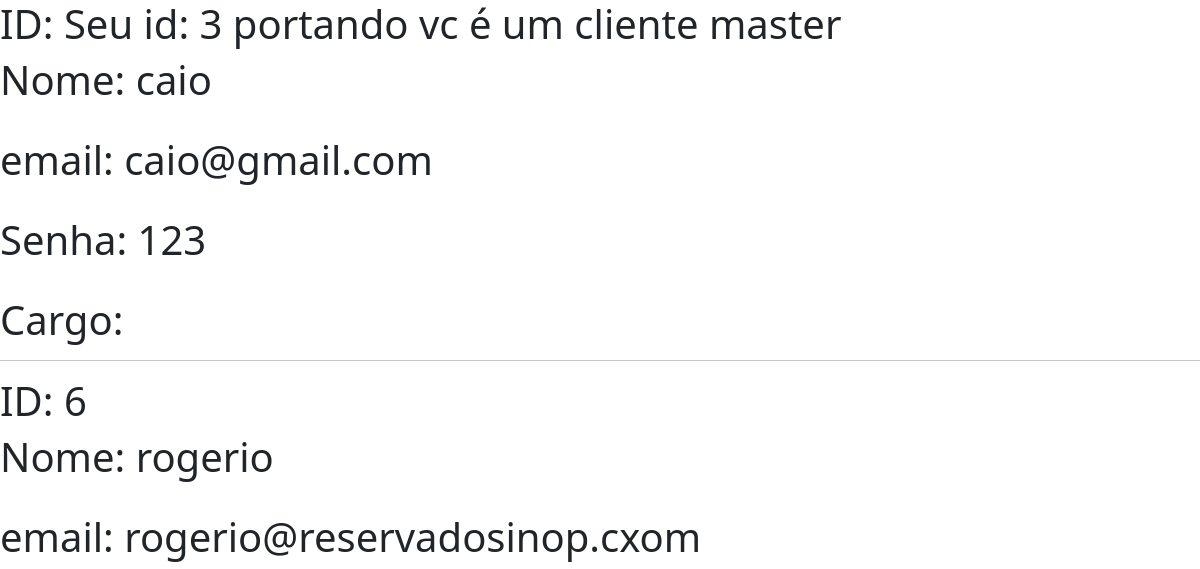
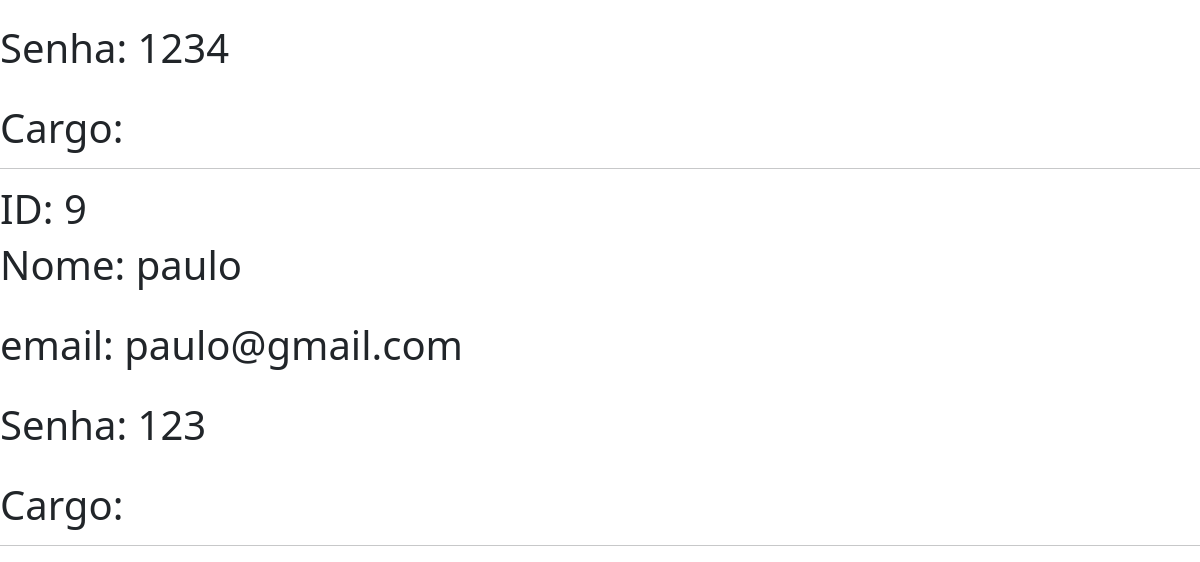
The page /listar on the database as committed earlier (2 pictures, top to bottom).
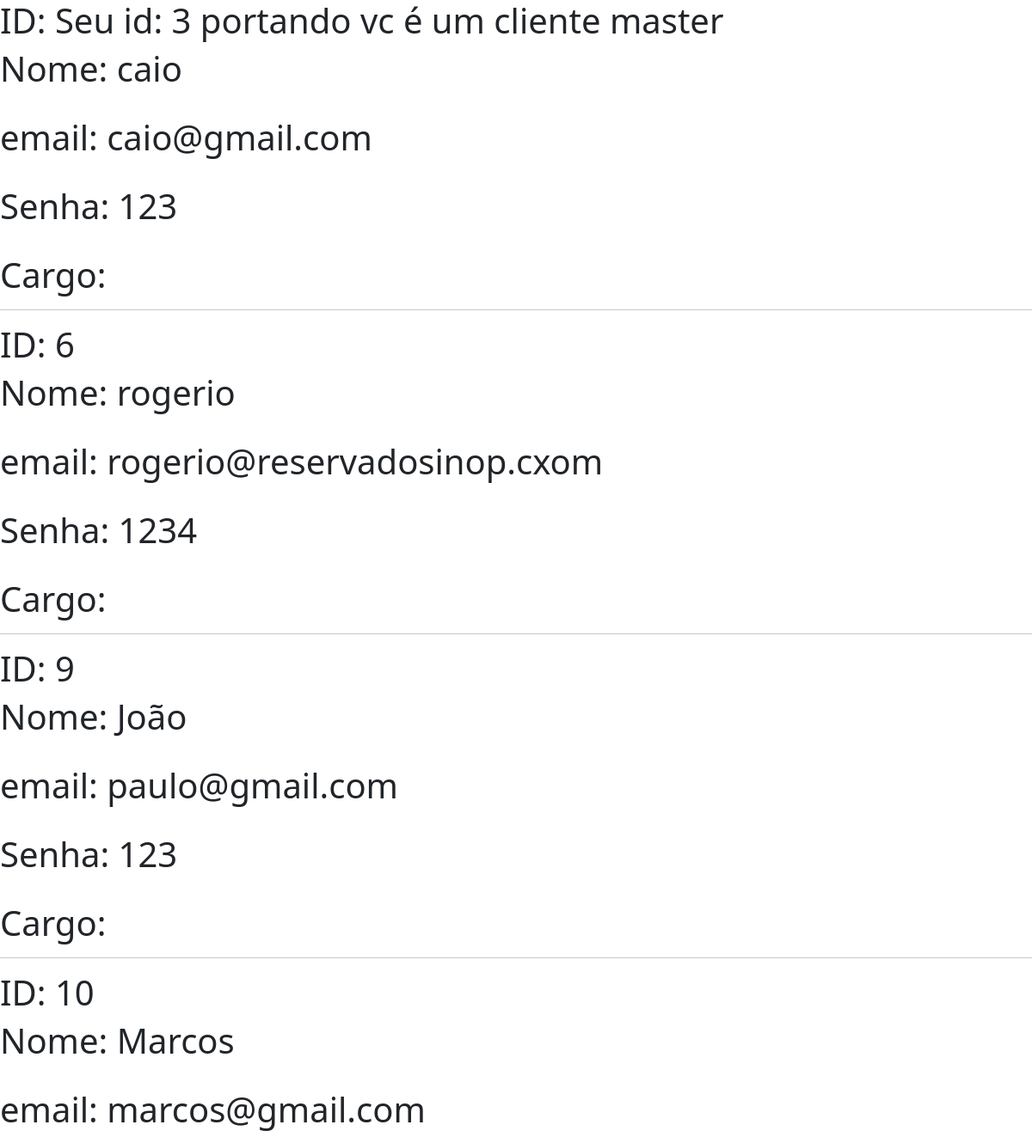
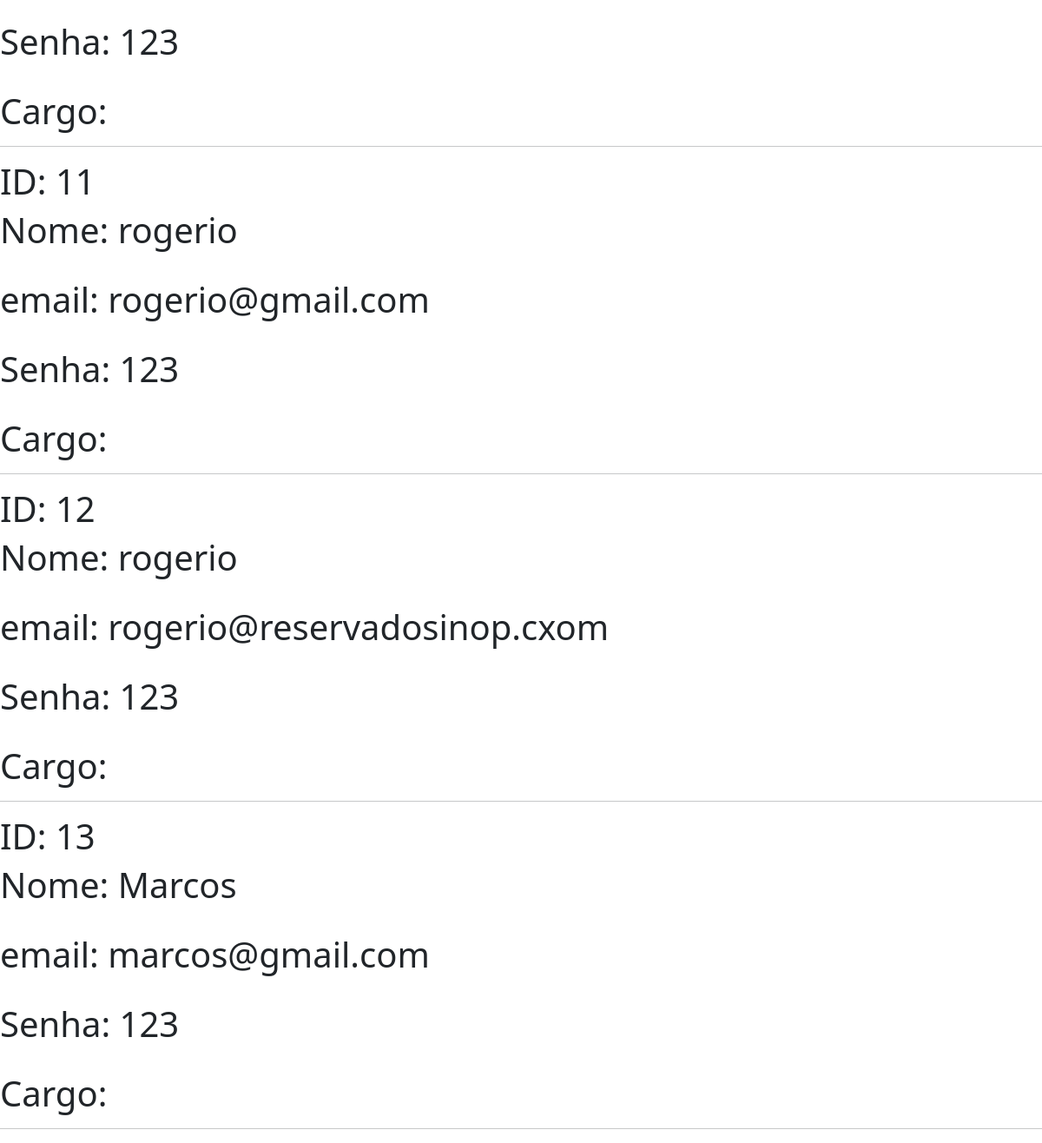
The same page on the database as committed later (2 pictures, top to bottom).
### autenticacao/models.py (models this page shows, shortened)
class Pessoa(models.Model):
    foto = models.ImageField(upload_to='foto')
    nome = models.CharField(max_length=100)
    sobrenome = models.CharField(max_length=100)
    email = models.EmailField()
    senha = models.CharField(max_length=100)
    cargo = models.ManyToManyField(Cargos)

### autenticacao/views.py (the view)
# urls.py: path('listar', views.listar,  name='listar'),
def listar(request):
    pessoa  = Pessoa.objects.get(id = 3)
    cargos = Cargos.objects.filter(pessoa = pessoa )
    print(cargos)
    pessoas = Pessoa.objects.all()
    return render(request, 'listar.html', {'pessoas': pessoas})

### autenticacao/models.py (called while the page is built)
    def __str__(self):
        return self.nome

### autenticacao/templatetags/filtros.py (called while the page is built)
@register.filter(name='teste')
def teste(v1):
    if v1 == 3:
     return f"Seu id: {v1} portando vc é um cliente master"
    else:
       return v1

### autenticacao/templates/listar.html
{% extends 'base.html' %}
{% load static %}
{% load filtros %}
{% block 'ceonteudo' %}
     {% for i in pessoas %}
     <h1>ID: {{i.id | teste}}</h1>
     <h1>Nome: {{i.nome}}</h1>
     <br>
     <h1>email: {{i.email}}</h1>
     <br>
     <h1>Senha: {{i.senha}}</h1>
     <br>
     <h1>Cargo: {{i.cargo.nome}}</h1>
     <hr>
     {% endfor %}
{% endblock %}

### templates/base.html (shortened to what this page needs)
<!doctype html>
<html lang="pt-br">
  <head>
    <link href="https://cdn.jsdelivr.net/npm/bootstrap@5.0.2/dist/css/bootstrap.min.css" rel="stylesheet">
  </head>
  <body>
      {% block 'ceonteudo'%}{% endblock %}
  </body>
</html>

Rows that differ between the two databases and show on the page:
changed Pessoa "paulo@gmail.com": nome "paulo" → "João"
added Pessoa: id|teste "10", nome "Marcos", email "marcos@gmail.com", senha "123"
added Pessoa: id|teste "11", nome "rogerio", email "rogerio@gmail.com", senha "123"
added Pessoa: id|teste "12", nome "rogerio", email "rogerio@reservadosinop.cxom", senha "123"
added Pessoa: id|teste "13", nome "Marcos", email "marcos@gmail.com", senha "123"
